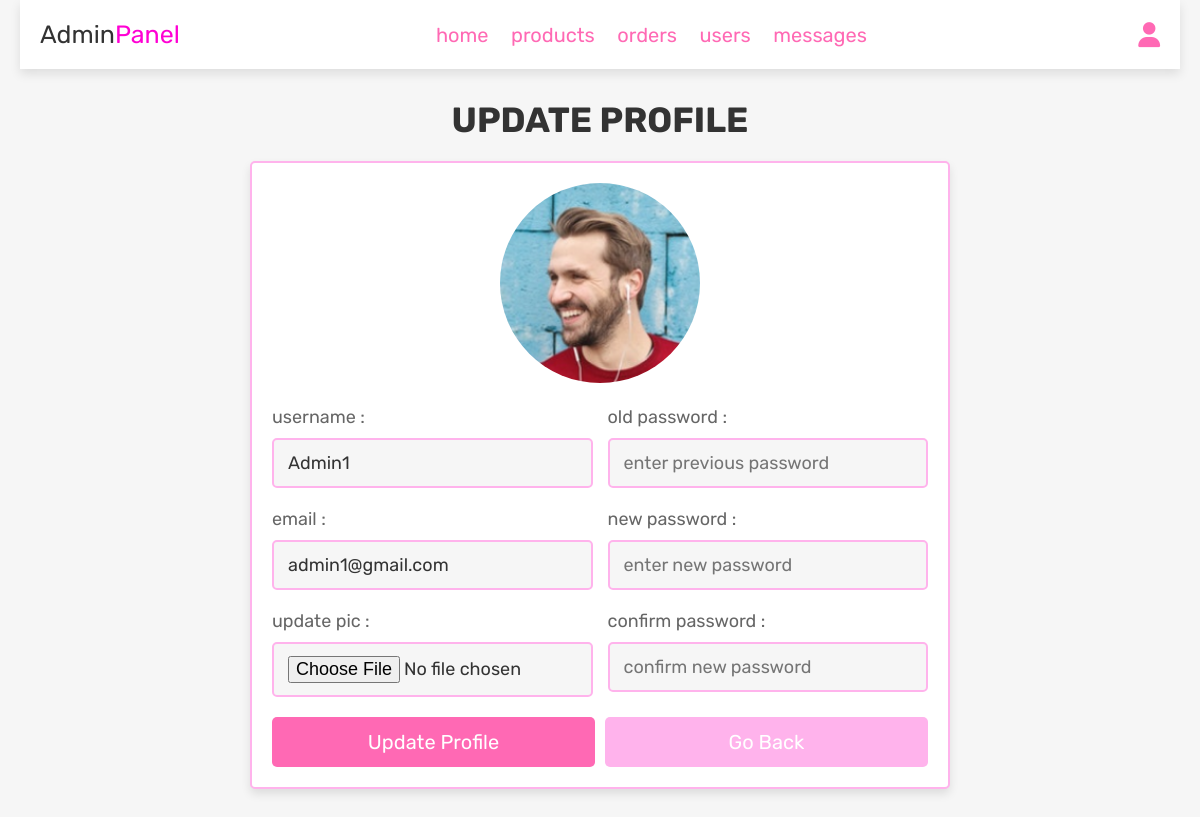
Page /admin_update_profile.php (signed in) on the committed database.
### tables this page shows
CREATE TABLE IF NOT EXISTS `tblusers` (
  `id` int NOT NULL AUTO_INCREMENT,
  `name` varchar(100) NOT NULL,
  `email` varchar(100) NOT NULL,
  `password` varchar(100) NOT NULL,
  `user_type` varchar(20) NOT NULL DEFAULT 'user',
  `image` varchar(100) NOT NULL,
  PRIMARY KEY (`id`)
);

### admin_update_profile.php (the view, shortened to what this page needs)
<?php
try {
   $conn = new PDO("mysql:host=localhost;dbname=clothing_store", "root", "");
   $conn->setAttribute(PDO::ATTR_ERRMODE, PDO::ERRMODE_EXCEPTION);
} catch(PDOException $e) {
   echo "Connection failed: " . $e->getMessage();
}
?>
<!DOCTYPE html>
<html lang="en">
<head>
   <link rel="stylesheet" href="https://cdnjs.cloudflare.com/ajax/libs/font-awesome/6.1.1/css/all.min.css">
   <link rel="stylesheet" href="css/components.css">
</head>
<body>
<?php include 'admin_header.php'; ?>
<section class="update-profile">
   <h1 class="title">update profile</h1>
   <form action="" method="POST" enctype="multipart/form-data">
      <img src="uploaded_img/<?= $fetch_profile['image']; ?>" alt="">
      <div class="flex">
         <div class="inputBox">
            <span>username :</span>
            <input type="text" name="name" value="<?= $fetch_profile['name']; ?>" placeholder="update username" required class="box">
            <span>email :</span>
            <input type="email" name="email" value="<?= $fetch_profile['email']; ?>" placeholder="update email" required class="box">
            <span>update pic :</span>
            <input type="file" name="image" accept="image/jpg, image/jpeg, image/png" class="box">
         </div>
         <div class="inputBox">
            <span>old password :</span>
            <input type="password" name="update_pass" placeholder="enter previous password" class="box">
            <span>new password :</span>
            <input type="password" name="new_pass" placeholder="enter new password" class="box">
            <span>confirm password :</span>
            <input type="password" name="confirm_pass" placeholder="confirm new password" class="box">
         </div>
      </div>
      <div class="flex-btn">
         <input type="submit" class="btn" value="update profile" name="update_profile">
         <a href="admin_page.php" class="option-btn">go back</a>
      </div>
   </form>
</section>
</body>
</html>

### css/components.css (style rules this page uses)
:root { --pink: #ff69b4; --light-pink: #ffb3ec; --dark-pink: #ff00d4; --red: #e74c3c; --black: #333; --orange: #fad400; --gray: #bbbbbb; --light-color: #666; --white: #fff; --light-bg: #f6f6f6; --border: .2rem solid var(--light-pink); --box-shadow: 0 .5rem 1rem rgba(0,0,0,.1); }
* { font-family: 'Rubik', sans-serif; margin:0; padding:0; box-sizing: border-box; outline: none; border:none; text-decoration: none; color:var(--black); }
body { background-color: var(--light-bg); padding: 0 2rem; }
html { font-size: 62.5%; overflow-x: hidden; scroll-behavior: smooth; scroll-padding-top: 6.5rem; }
section { padding:3rem 2rem; max-width: 1200px; margin:0 auto; }
.btn, .delete-btn, .option-btn { display: block; width: 100%; margin-top: 1rem; border-radius: .5rem; color:var(--white); font-size: 2rem; padding:1.3rem 3rem; text-transform: capitalize; cursor: pointer; text-align: center; }
.btn { background-color: var(--pink); }
.option-btn { background-color: var(--light-pink); }
.flex-btn { display: flex; flex-wrap: wrap; gap:1rem; }
.flex-btn > * { flex:1; }
.title { text-align: center; margin-bottom: 2rem; text-transform: uppercase; color:var(--black); font-size: 3.5rem; }
.update-profile form { max-width: 70rem; margin: 0 auto; background-color: var(--white); box-shadow: var(--box-shadow); border:var(--border); border-radius: .5rem; padding:2rem; text-align: center; }
.update-profile form .flex { display: flex; gap:1.5rem; justify-content: space-between; }
.update-profile form img { height: 20rem; width: 20rem; margin-bottom: 1rem; border-radius: 50%; object-fit: cover; }
.update-profile form .inputBox { text-align: left; width: 49%; }
.update-profile form .inputBox span { display: block; padding-top: 1rem; font-size: 1.8rem; color:var(--light-color); }
.update-profile form .inputBox .box { width: 100%; padding:1.2rem 1.4rem; font-size: 1.8rem; color:var(--black); border:var(--border); border-radius: .5rem; margin:1rem 0; background-color: var(--light-bg); }

### rows in the picture
tblusers: image (picture), name "Admin1", email "admin1@gmail.com"
